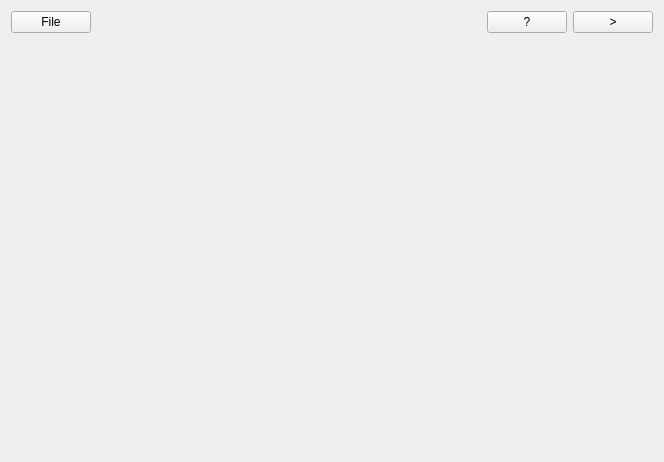
<?xml version="1.0" encoding="UTF-8"?>
<ui version="4.0">
 <class>Terminal</class>
 <widget class="QMainWindow" name="Terminal">
  <property name="geometry">
   <rect>
    <x>0</x>
    <y>0</y>
    <width>664</width>
    <height>462</height>
   </rect>
  </property>
  <property name="windowTitle">
   <string>Terminal</string>
  </property>
  <widget class="QWidget" name="centralWidget">
   <layout class="QVBoxLayout" name="verticalLayout" stretch="0,1">
    <item>
     <layout class="QVBoxLayout" name="hl_tool">
      <item>
       <layout class="QHBoxLayout" name="hl_tool_up">
        <item>
         <widget class="QPushButton" name="btn_file">
          <property name="text">
           <string>File</string>
          </property>
         </widget>
        </item>
        <item>
         <spacer name="horizontalSpacer">
          <property name="orientation">
           <enum>Qt::Horizontal</enum>
          </property>
          <property name="sizeHint" stdset="0">
           <size>
            <width>40</width>
            <height>20</height>
           </size>
          </property>
         </spacer>
        </item>
        <item>
         <widget class="QPushButton" name="btn_help">
          <property name="text">
           <string>?</string>
          </property>
         </widget>
        </item>
        <item>
         <widget class="QPushButton" name="btn_tool">
          <property name="text">
           <string>&gt;</string>
          </property>
         </widget>
        </item>
       </layout>
      </item>
     </layout>
    </item>
    <item>
     <layout class="QHBoxLayout" name="hl_down"/>
    </item>
   </layout>
  </widget>
 </widget>
 <layoutdefault spacing="6" margin="11"/>
 <resources/>
 <connections/>
</ui>
